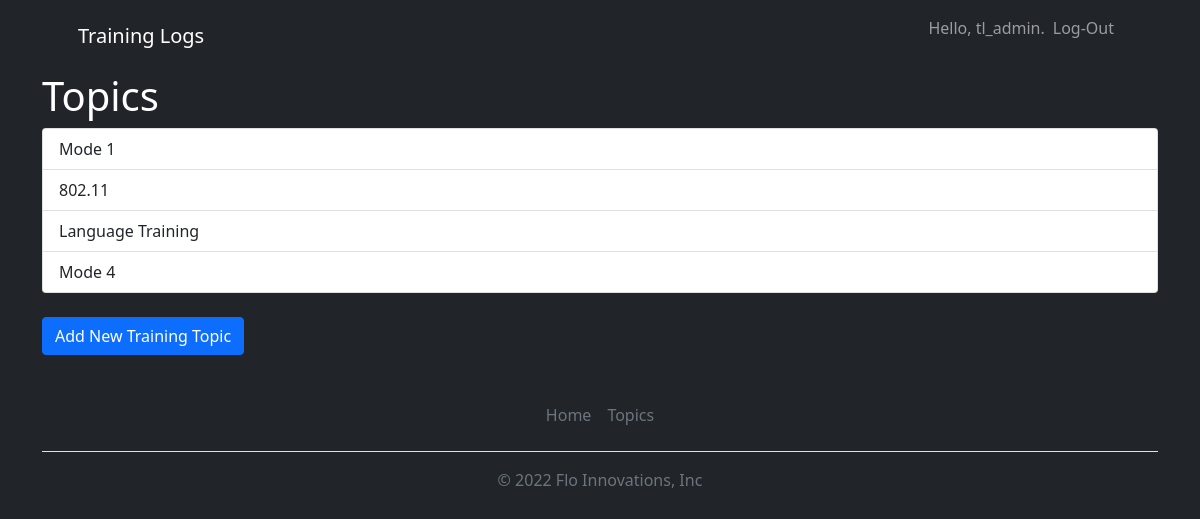
The app's page /topics/ (signed in) with its own data.
### training_logs/models.py (models this page shows)
class Topic(models.Model):
    text = models.CharField(max_length=200)
    data_added = models.DateTimeField(auto_now_add = True)
    owner = models.ForeignKey(User, on_delete=models.CASCADE)
    def __str__(self):
        return self.text

### training_logs/views.py (the view)
# urls.py: path('topics/', views.topics, name='topics'),
@login_required
def topics(request):
    topics = Topic.objects.filter(owner=request.user).order_by('data_added')
    context= {'topics':topics}
    return render(request, 'training_logs/topics.html', context)

### training_logs/templates/training_logs/topics.html (shortened to what this page needs)
{% extends "training_logs/base.html" %}
{% block page_header %}<h1>Topics</h1>{% endblock page_header %}
{% block content %}
<div class="list-group">
    {% for topic in topics %}
    <a href="{% url 'training_logs:topic' topic.id %}" class="list-group-item list-group-item-action">{{ topic }}</a>
    {% empty %}
        <li>No Topics Have been Added</li>
    {% endfor %}
  </div>
  <a class="btn btn-primary" href="{% url 'training_logs:new_topic' %}" role="button">Add New Training Topic</a>
{% endblock content %}

### training_logs/templates/training_logs/base.html (shortened to what this page needs)
{% load static %}
<!DOCTYPE html>
<html lang="en">
    <head>
        <link href="https://cdn.jsdelivr.net/npm/bootstrap-icons@1.5.0/font/bootstrap-icons.css" rel="stylesheet" />
        <link href="{% static 'css/styles.css' %}" rel="stylesheet" />
    </head>
    <body class="d-flex flex-column h-100 bg-dark text-white">
        <main class="flex-shrink-0">
            <nav class="navbar navbar-expand-lg navbar-dark bg-dark">
                <div class="container px-5">
                    <a class="navbar-brand" href="{% url 'training_logs:index' %}">Training Logs</a>
                    <div class="collapse navbar-collapse" id="navbarSupportedContent">
                        <ul class="navbar-nav ms-auto mb-2 mb-lg-0">
                            {% if user.is_authenticated %}
                                <li class="nav-item">
                                    <p class="navbar-text">Hello, {{ user.username }}.</p>
                                </li>
                                <li class="nav-item">
                                    <a class="nav-link" href="{% url 'users:logout' %}">Log-Out</a>
                                </li>
                            {% endif %}
                        </ul>
                    </div>
                </div>
            </nav>
  <body>
    <main role="main" class="container">
            {% block page_header %}{% endblock page_header %}
        <div>
            {% block content %}
            {% endblock content %}
        </div>
    </main>
  </body>
  <div class="container">
    <footer class="py-3 my-4">
      <ul class="nav justify-content-center border-bottom pb-3 mb-3">
        <li class="nav-item"><a href="{% url 'training_logs:index' %}" class="nav-link px-2 text-muted">Home</a></li>
        <li class="nav-item"><a href="{% url 'training_logs:topics' %}" class="nav-link px-2 text-muted">Topics</a></li>
      </ul>
      <p class="text-center text-muted">&copy; 2022 Flo Innovations, Inc</p>
    </footer>
  </div>
</html>

### records on screen
Topic: text "Mode 1"
Topic: text "802.11"
Topic: text "Language Training"
Topic: text "Mode 4"

### other values on screen
{{ user.username }} "tl_admin"
